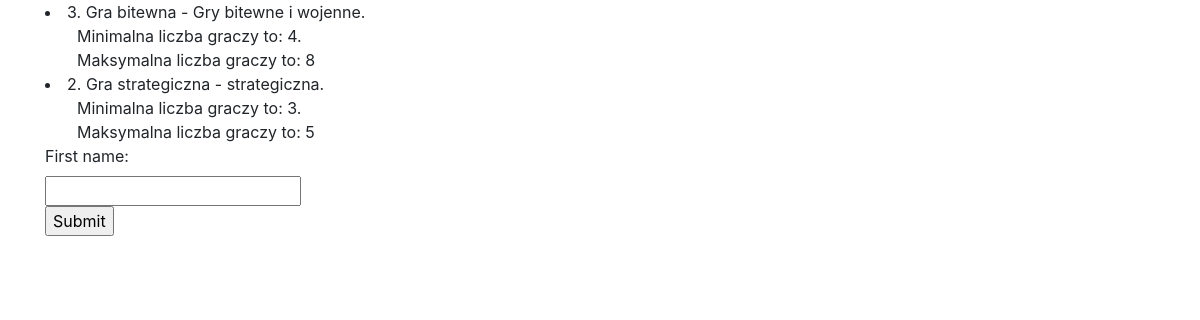
Page /a/ on the earlier database version.
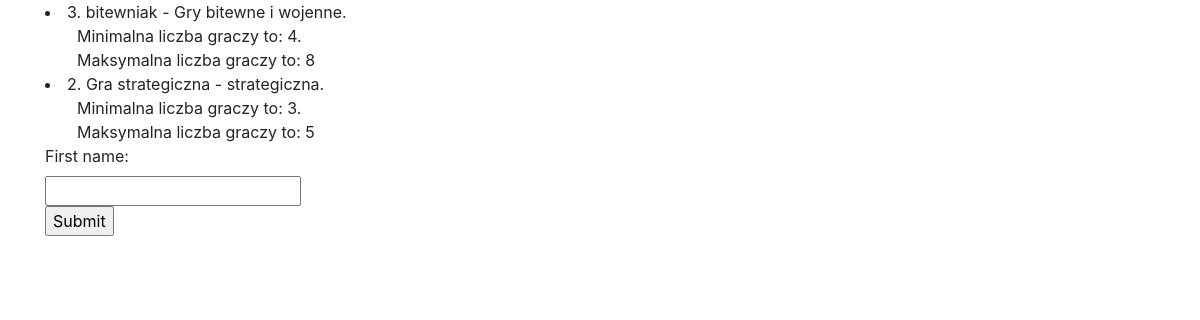
Same page on the later database version.
### main/models.py (models this page shows, shortened)
class Game(models.Model):
    name = models.CharField(verbose_name="Nazwa gry", max_length=128)
    min_player = models.PositiveSmallIntegerField(verbose_name="Minimalna liczba graczy", default=0)
    max_player = models.PositiveSmallIntegerField(verbose_name="Maksymalna liczb graczy", default=0)
    game_type = models.CharField(
        verbose_name="Jaki to typ gry",
        max_length=30,
        choices=game_type_like_choices,
        default='wybierz',
    )

### main/views.py (the view)
# urls.py: path("", GameListView.as_view(), name='Game_view'),
class GameListView(ListView):
    model = Game
    template_name = "main/filtrujemy.html"
    context_object_name = 'game'
    ordering = "game_type"  #ordering = nazwa-pola // nazwa - to nazwa mojego pola, a pole to moje mole z modelu
    def get_queryset(self):
        name = self.request.GET.get("name")
        if name:
            self.queryset = self.model.objects.filter(name__icontains=name)
        return super().get_queryset()

### templates/main/filtrujemy.html (shortened to what this page needs)
<!doctype html>
<html lang="en" xmlns="http://www.w3.org/1999/html">
<head>
    <link rel="stylesheet" href="https://stackpath.bootstrapcdn.com/bootstrap/4.4.1/css/bootstrap.min.css">
</head>
<body>
<div class="container">
{% for p in game %}
    <li>{{ p.pk}}. {{ p.name }} - {{ p.game_type }}.</br>
    &emsp;&emsp;Minimalna liczba graczy to: {{ p.min_player }}.</br>
    &emsp;&emsp;Maksymalna liczba graczy to: {{ p.max_player }} </li>
{% endfor %}
<form>
  <label for="name">First name:</label><br>
  <input type="text" id="name" name="name"><br>
  <input type="submit" value="Submit">
</form>
</div>
</body>
</html>

Differences in the rows shown:
changed Game "Gry bitewne i wojenne": name "Gra bitewna" → "bitewniak"
